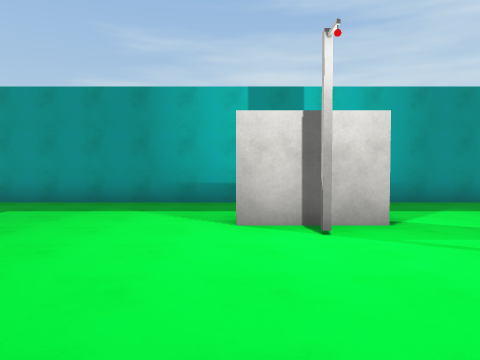
view 1 (above)

15 first-person views from a walk through a 3-D level made in the Unity game engine. The camera is 1.5 m above the floor, tilts 2° down and sees 70° across. The floor is counted in squares, 2 m on a side. Each view is taken from the middle of a square. On the plan, view 1 faces up. The plan holds only what a view shows up to about 11 squares ahead; the rest is blank. The player is left out. Surface patterns are stand-ins for the level's own textures.

view 2
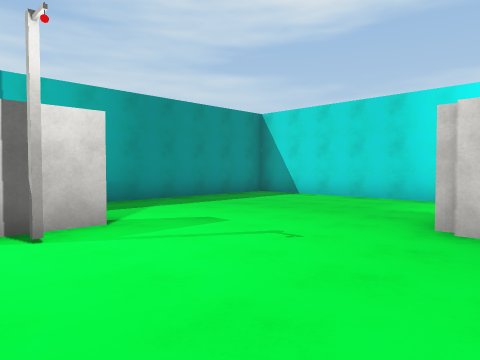

view 3
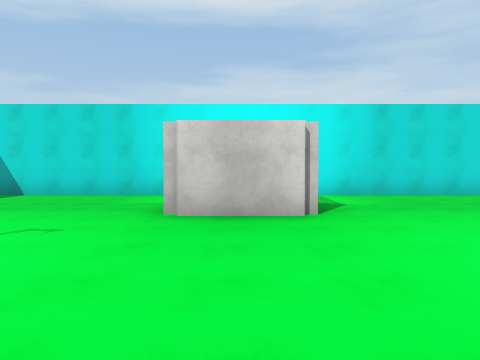

view 4
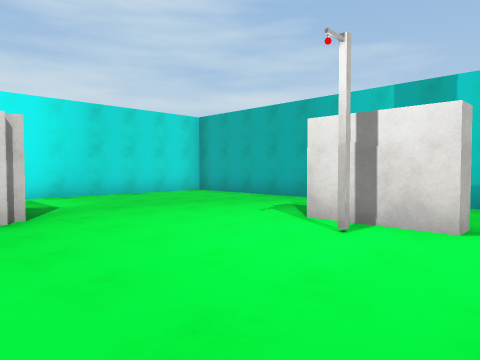

view 5
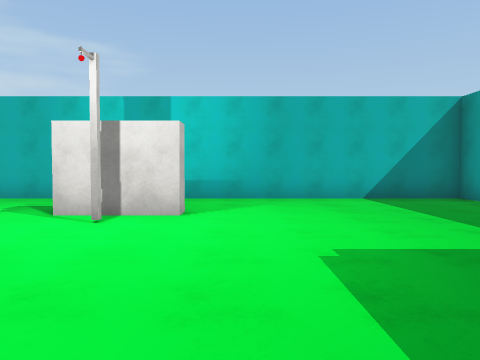

view 6
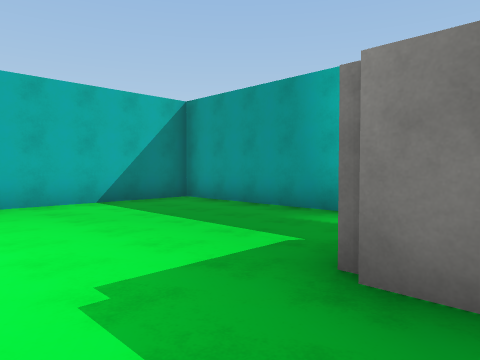

view 7
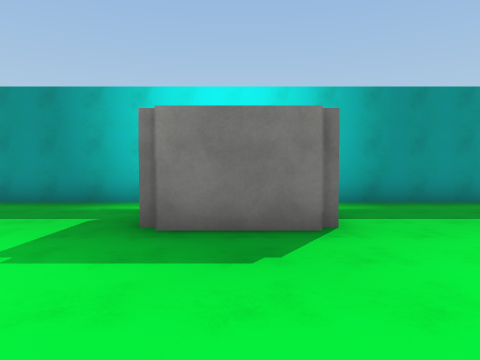

view 8
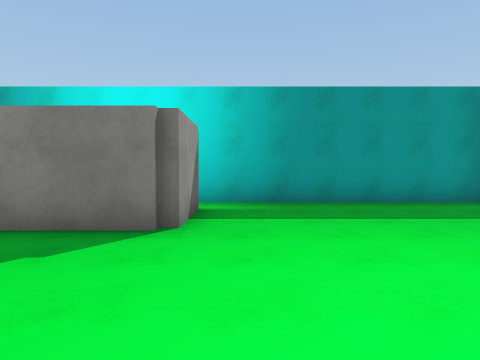

view 9
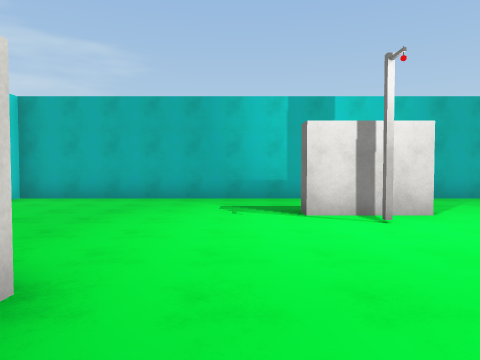

view 10
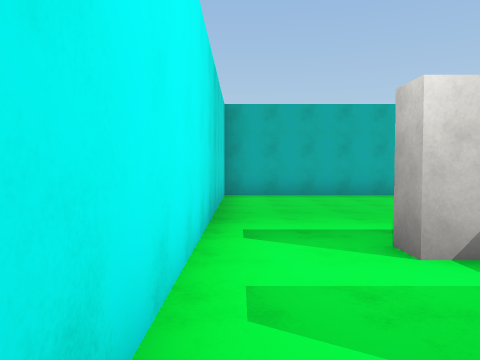

view 11
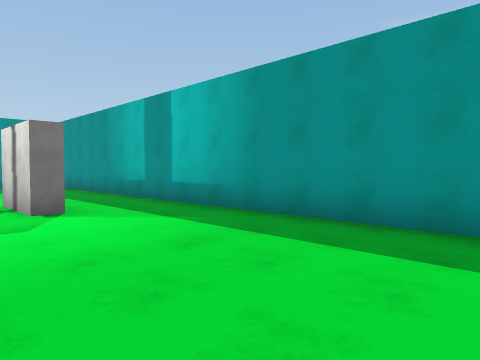

view 12
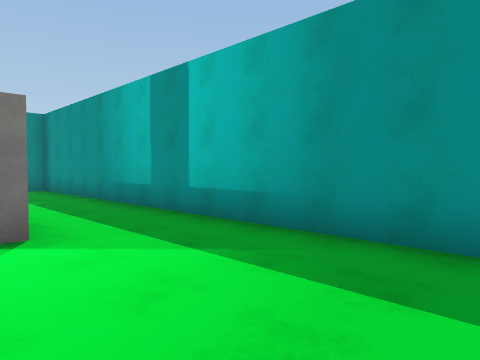

view 13
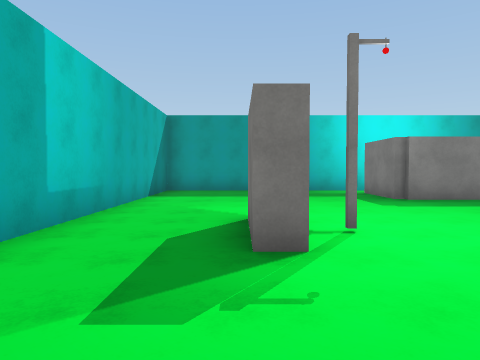

view 14
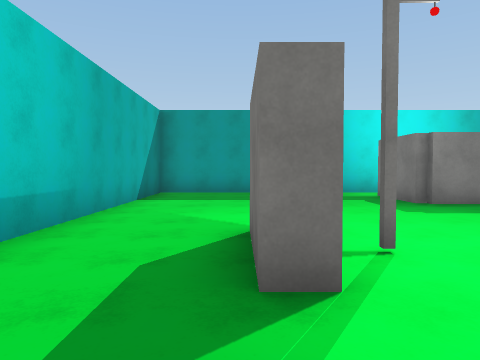

view 15
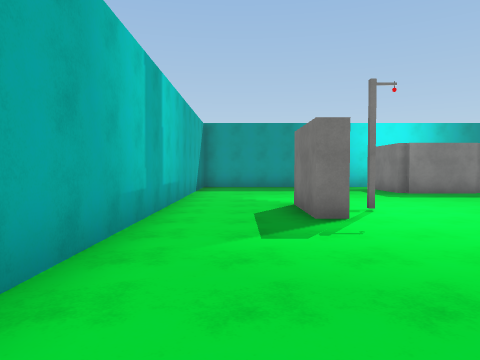

### Floor plan
Points are (right, up) in squares from view 1. A wall is a line through its corners. A room is listed if a view was taken in it or the views show most of it. See-through windows are left out.
Room 1 (views 1, 2, 3, 4, 5, 6, 7, 8, 9, 10, 11, 12, 13, 14, 15)
walls: (4.3, -1.1) (4.3, 1); (2, -4.4) (2, -4.9) (-0.1, -4.9) (-0.1, -4.4) (2, -4.4); (6, -0.8) (6.5, -0.8) (6.5, -1.4); (2, 5) (2, 4.5) (-0.1, 4.5); (-5.4, 1.2) (-3.1, 1.2) (-3.1, -1.3) (-5.4, -1.3); (-6.4, -0.8) (-6.4, -7.4) (8.4, -7.4) (8.4, 7.1); (8.1, 7.4) (-6.1, 7.4); (-6.4, 7.2) (-6.4, 1)
ways out: opening at (-6, -1); opening at (-6, 1)
objects: lantern (1, -4); lantern (1, 4)

Where each view was taken, in squares from view 1:
view 1: 0 up, 0 right, facing up
view 2: 0 up, 0 right, facing up-right
view 3: 0 up, 1 left, facing right
view 4: 0 up, 1 left, facing down-right
view 5: 1 up, 1 left, facing down
view 6: 0 up, 1 left, facing down-left
view 7: 0 up, 1 right, facing left
view 8: 2 up, 1 right, facing left
view 9: 1 up, 3 right, facing down
view 10: 2 up, 8 right, facing down
view 11: 3 up, 8 right, facing up-left
view 12: 4 up, 6 right, facing up-left
view 13: 5 down, 5 right, facing left
view 14: 5 down, 4 right, facing left
view 15: 6 down, 7 right, facing left
